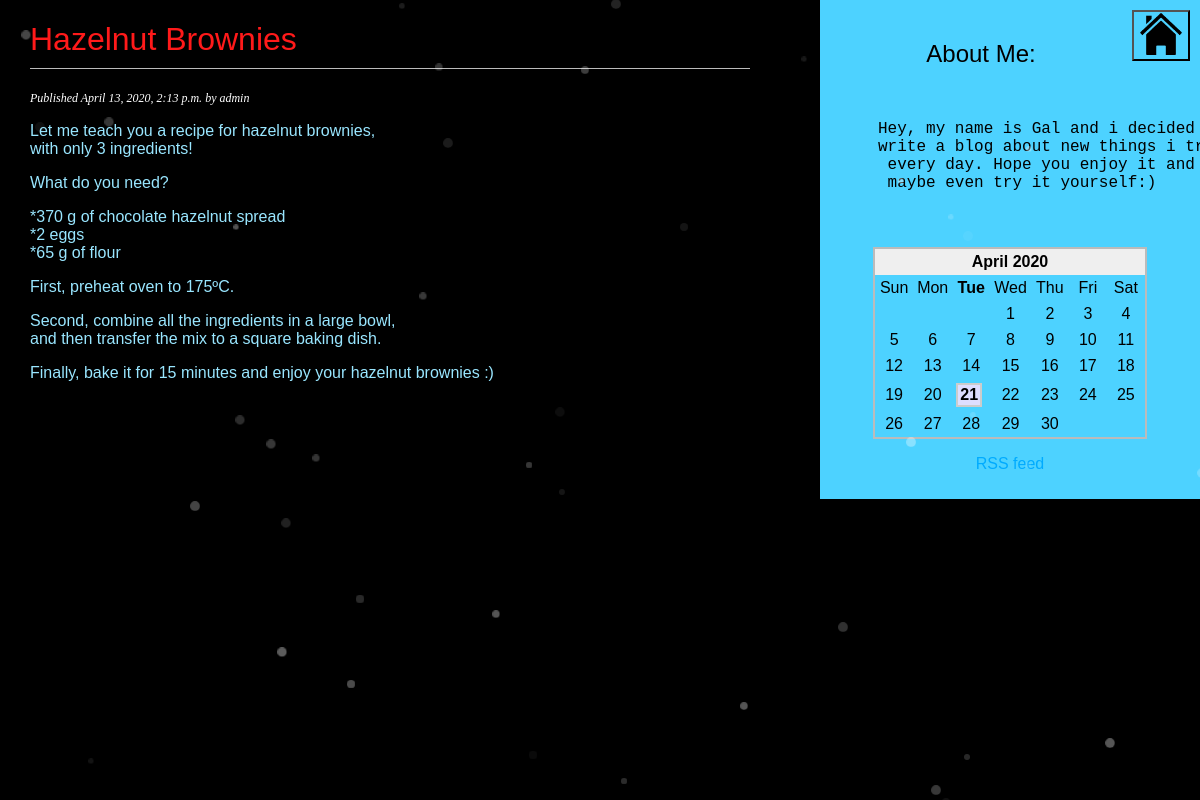
The page /2020/4/13/Hazelnut-brownies/ on the database its author committed.
### blog/models.py (models this page shows, shortened)
class Post(models.Model):
   STATUS_CHOICES = (
       ('draft', 'Draft'),
       ('published', 'Published'),
   )
   title = models.CharField(max_length=250)
   slug = models.SlugField(max_length=250,
                           unique_for_date='publish')
   author = models.ForeignKey(User,
                              on_delete=models.CASCADE,
                              related_name='blog_posts')
   body = models.TextField()
   publish = models.DateTimeField(default=timezone.now)
   created = models.DateTimeField(auto_now_add=True)
   updated = models.DateTimeField(auto_now=True)
   status = models.CharField(max_length=10,
                             choices=STATUS_CHOICES,
                             default='draft')
   objects = models.Manager() # The default manager.
   published = PublishedManager() # The custom manager.
   class Meta:
       ordering = ('-publish',)

### blog/views.py (the view)
def post_detail(request, year, month, day, post):
   post = get_object_or_404(Post, slug=post,
                                  status='published',
                                  publish__year=year,
                                  publish__month=month,
                                  publish__day=day)
   return render(request,
                 'blog/post_detail.html',
                 {'post': post})

### blog/templates/blog/post_detail.html (shortened to what this page needs)
{% extends "base.html" %}
{% block content %}
 <h1 style="color:#ff1a1a">{{ post.title }}</h1>
 <p class="date" style="color:#FFFFFF">
   Published {{ post.publish }} by {{ post.author }}
 </p>
 {{ post.body|linebreaks }}
{% endblock %}

### blog/static/css/blog.css (style rules this page uses)
body { margin:0; padding:0; font-family:helvetica, sans-serif; }
h1 { font-weight:normal; border-bottom:1px solid #bbb; padding:0 0 10px 0; }
p.date { color:#ccc; font-family: georgia, serif; font-size: 12px; font-style: italic; }
p, h2, h1, span { font-family: "Comic Sans MS", cursive, sans-serif; }

### rows shown on the page
Post: title "Hazelnut Brownies", publish "April 13, 2020, 2:13 p.m.", author "admin", body "Let me teach you a recipe for hazelnut brownies, with only 3 ingredients! What do you need? *370 g of chocolate hazelnut spread *2 eggs *65 g of flour First, preheat oven to 175ºC. Second, combine all the ingredients in a large bowl, and then transfer the mix to a square baking dish. Finally, bake it for 15 minutes and enjoy your hazelnut brownies :)"
